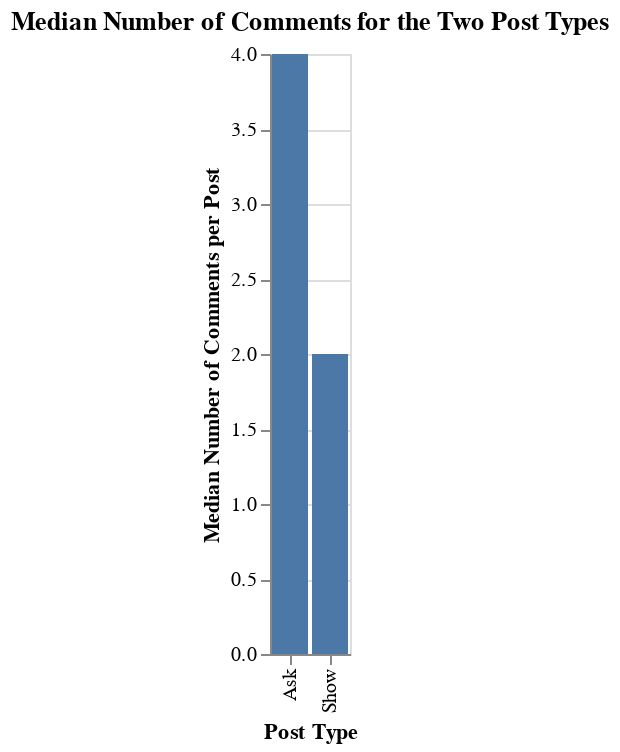

Write notebook code for a chart like this one.
### Markdown cell above
Therefore, the mean would not be a good measure of central tendency for the "average number of comments per post." Thus, we will use the median instead.

### Code cell
dct = {"Ask": None, "Show": None}

for key in dct:
    median = np.median(
        hn["num_comments"].loc[hn["post_type"] == key]
    )
    
    dct[key] = median

table = pd.DataFrame.from_dict(
    dct,
    orient = "index",
).reset_index(
).rename(columns = {
    "index": "post_type",
    0: "median_comments",
})

chart = alt.Chart(table).mark_bar().encode(
    x = alt.X("post_type:N", title = "Post Type"),
    y = alt.Y("median_comments:Q", title = "Median Number of Comments per Post"),
).properties(
    title = "Median Number of Comments for the Two Post Types",
)

chart

### Figure 1 — Vega-Lite specification as saved in the notebook (floating-point values rounded to 4 significant figures)
{"config": {"view": {"continuousWidth": 400, "continuousHeight": 300}}, "data": {"name": "data-03654c0586e8eaedb11a57ab33129aa3"}, "mark": "bar", "encoding": {"x": {"type": "nominal", "field": "post_type", "title": "Post Type"}, "y": {"type": "quantitative", "field": "median_comments", "title": "Median Number of Comments per Post"}}, "title": "Median Number of Comments for the Two Post Types", "$schema": "https://vega.github.io/schema/vega-lite/v4.8.1.json", "datasets": {"data-03654c0586e8eaedb11a57ab33129aa3": [{"post_type": "Ask", "median_comments": 4.0}, {"post_type": "Show", "median_comments": 2.0}]}}
